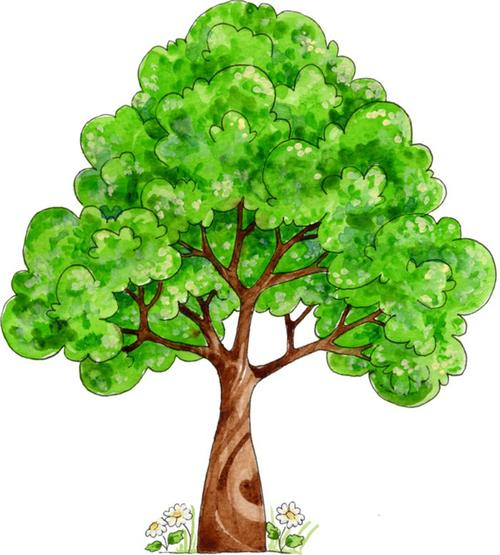
#> input picture opencv/image/tree.jpg, 500 x 555 px
$ python '01.图像的IO操作.py'
#> lines starting #> are read from the running program, lines starting #| are printed output that depends on the picture
#-*- coding = utf-8 -*-
#@Time : 2021/2/7 上午11:49
#@Author : 小方
#@File :01.图像的IO操作.pywo
#@Software : PyCharm

import cv2 as cv
import numpy as np
import matplotlib.pyplot as plt

# 读取图像
img = cv.imread("image/tree.jpg", 0)     # 途径问题
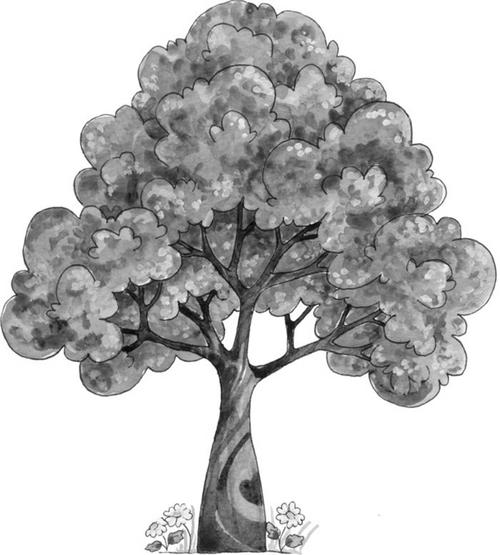
#> img: shape (555, 500); min 0, max 255, mean 192.7
# print(cv.__version__)

# opencv中显示
# cv.imshow("tree", img)         # 显示
# cv.waitKey(0)
# cv.destroyWindow()

# matplotlib展示
# plt.imshow(img[:,:,::-1])
plt.imshow(img, cmap=plt.cm.gray)
plt.show()

# k = cv.waitKey(0)

# 保存图像
cv.imwrite("image/treedouble.png", img)

$ run again, with opencv/image/kids.jpg copied over opencv/image/tree.jpg
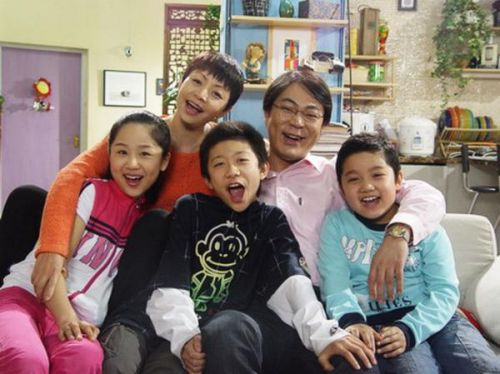
#> input picture opencv/image/kids.jpg, 500 x 374 px
#> `img = cv.imread("image/tree.jpg", 0)`:
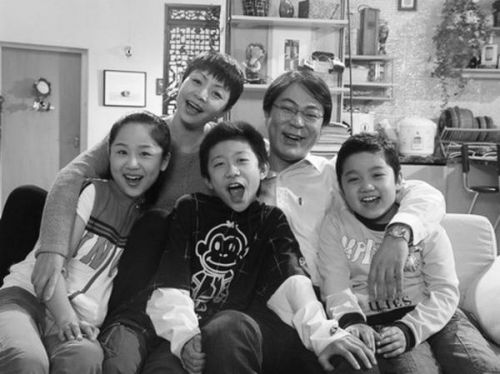
#> img: shape (374, 500); min 0, max 255, mean 126.8
